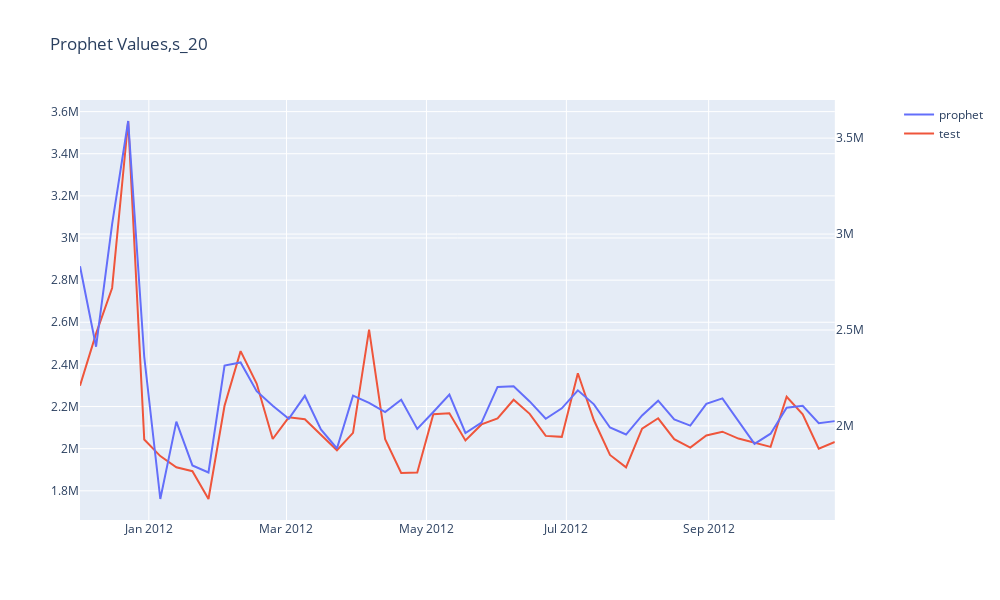

Notebook source saved alongside this figure:
### Code cell
fig = make_subplots(specs=[[{"secondary_y": True}]])


fig.add_trace(
    go.Scatter(x = x_pp ,y = y_pp, name="prophet"),
    secondary_y=True
)

fig.add_trace(
    go.Scatter(x = x_test,y = y_test, name="test"),
    secondary_y=False
)


fig.update_layout(
    title_text=f"Prophet Values,{vnames[0]}",
    width = 1000, height = 600
)

fig.show()
